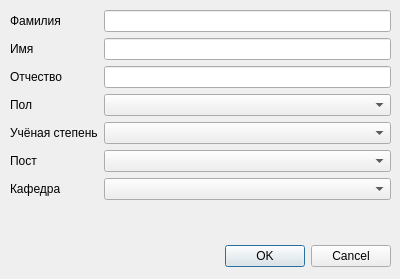
<?xml version="1.0" encoding="UTF-8"?>
<ui version="4.0">
 <class>DialogTeacher</class>
 <widget class="QDialog" name="DialogTeacher">
  <property name="geometry">
   <rect>
    <x>0</x>
    <y>0</y>
    <width>400</width>
    <height>279</height>
   </rect>
  </property>
  <property name="windowTitle">
   <string>Dialog</string>
  </property>
  <widget class="QDialogButtonBox" name="buttonBox">
   <property name="geometry">
    <rect>
     <x>220</x>
     <y>240</y>
     <width>171</width>
     <height>32</height>
    </rect>
   </property>
   <property name="orientation">
    <enum>Qt::Orientation::Horizontal</enum>
   </property>
   <property name="standardButtons">
    <set>QDialogButtonBox::StandardButton::Cancel|QDialogButtonBox::StandardButton::Ok</set>
   </property>
  </widget>
  <widget class="QWidget" name="formLayoutWidget">
   <property name="geometry">
    <rect>
     <x>10</x>
     <y>10</y>
     <width>381</width>
     <height>221</height>
    </rect>
   </property>
   <layout class="QFormLayout" name="formLayout">
    <item row="0" column="0">
     <widget class="QLabel" name="label_teacher_surname">
      <property name="text">
       <string>Фамилия</string>
      </property>
     </widget>
    </item>
    <item row="1" column="0">
     <widget class="QLabel" name="label_teacher_name">
      <property name="text">
       <string>Имя</string>
      </property>
     </widget>
    </item>
    <item row="2" column="0">
     <widget class="QLabel" name="label_teacher_patronymic">
      <property name="text">
       <string>Отчество</string>
      </property>
     </widget>
    </item>
    <item row="3" column="0">
     <widget class="QLabel" name="label_teacher_gender">
      <property name="text">
       <string>Пол</string>
      </property>
     </widget>
    </item>
    <item row="4" column="0">
     <widget class="QLabel" name="label_academic_degree">
      <property name="text">
       <string>Учёная степень</string>
      </property>
     </widget>
    </item>
    <item row="5" column="0">
     <widget class="QLabel" name="label_teacher_post">
      <property name="text">
       <string>Пост</string>
      </property>
     </widget>
    </item>
    <item row="6" column="0">
     <widget class="QLabel" name="label_teacher_department">
      <property name="text">
       <string>Кафедра</string>
      </property>
     </widget>
    </item>
    <item row="0" column="1">
     <widget class="QLineEdit" name="line_edit_teacher_surname"/>
    </item>
    <item row="1" column="1">
     <widget class="QLineEdit" name="line_edit_teacher_name"/>
    </item>
    <item row="2" column="1">
     <widget class="QLineEdit" name="line_edit_teacher_patronymic"/>
    </item>
    <item row="3" column="1">
     <widget class="QComboBox" name="combo_box_teacher_gender"/>
    </item>
    <item row="4" column="1">
     <widget class="QComboBox" name="combo_box_teacher_academic_degree"/>
    </item>
    <item row="5" column="1">
     <widget class="QComboBox" name="combo_box_teacher_post"/>
    </item>
    <item row="6" column="1">
     <widget class="QComboBox" name="combo_box_teacher_department"/>
    </item>
   </layout>
  </widget>
 </widget>
 <resources/>
 <connections>
  <connection>
   <sender>buttonBox</sender>
   <signal>accepted()</signal>
   <receiver>DialogTeacher</receiver>
   <slot>accept()</slot>
   <hints>
    <hint type="sourcelabel">
     <x>248</x>
     <y>254</y>
    </hint>
    <hint type="destinationlabel">
     <x>157</x>
     <y>274</y>
    </hint>
   </hints>
  </connection>
  <connection>
   <sender>buttonBox</sender>
   <signal>rejected()</signal>
   <receiver>DialogTeacher</receiver>
   <slot>reject()</slot>
   <hints>
    <hint type="sourcelabel">
     <x>316</x>
     <y>260</y>
    </hint>
    <hint type="destinationlabel">
     <x>286</x>
     <y>274</y>
    </hint>
   </hints>
  </connection>
 </connections>
</ui>
